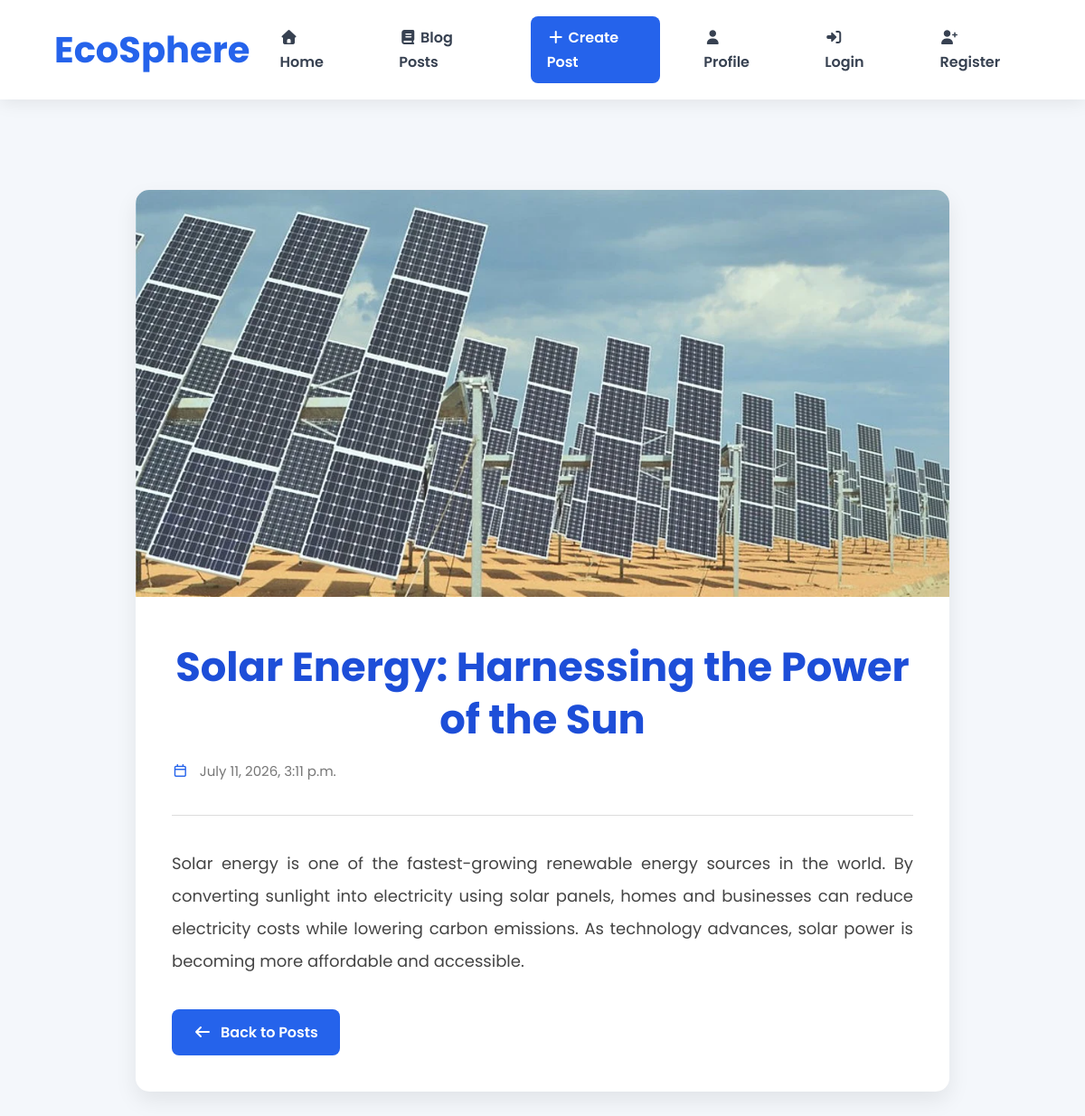
/posts/1, run on the app's committed database.
### post/models.py (models this page shows, shortened)
class Post(models.Model):
    title = models.CharField(max_length=50)
    content = models.TextField(max_length=2000)
    image = models.ImageField(
        upload_to="posts/",
        null=True,
        blank=True
    )
    created_at = models.DateTimeField(auto_now_add=True)
    updated_at = models.DateTimeField(auto_now=True)

### post/views.py (the view)
# urls.py: path("posts/<int:post_id>", views.single_post, name="single_post"),
def single_post(request, post_id):
    post = Post.objects.get(id=post_id)
    return render(request, 'single_post.html', {'post': post})

### post/templates/single_post.html (shortened to what this page needs)
{% extends "base.html" %}
{% load static %}
{% block content %}
<div class="single-post-container">
    {% if post.image %}
        <img src="{{ post.image.url }}"
             alt="{{ post.title }}"
             class="single-post-image">
    {% endif %}
    <div class="single-post-content">
        <h1 class="single-post-title">
            {{ post.title }}
        </h1>
        <p class="single-post-date">
            <i class="fa-regular fa-calendar"></i>
            {{ post.created_at }}
        </p>
        <hr>
        <div class="single-post-body">
            {{ post.content|linebreaks }}
        </div>
        <a href="{% url 'all_posts' %}" class="back-btn">
            <i class="fa-solid fa-arrow-left"></i>
            Back to Posts
        </a>
    </div>
</div>
{% endblock %}

### post/static/css/main.css (style rules this page uses)
* { margin: 0; padding: 0; box-sizing: border-box; }
body { font-family:"Poppins",sans-serif; background:#f4f7fb; color:#333; margin:0; padding:0; line-height:1.7; }
h1 { text-align: center; color: #2c3e50; margin-bottom: 10px; font-size: 2.8rem; }
hr { border: none; height: 1px; background: #ddd; margin: 35px 0; }
p { margin-bottom: 20px; }
.single-post-container { max-width:900px; margin:50px auto; background:#fff; border-radius:15px; overflow:hidden; box-shadow:0 10px 25px rgba(0,0,0,.08); }
.single-post-image { width:100%; height:450px; object-fit:cover; }
.single-post-content { padding:40px; }
.single-post-title { color:#1d4ed8; margin-bottom:15px; line-height:1.3; }
.single-post-date { color:#777; font-size:15px; margin-bottom:25px; }
.single-post-date i { margin-right:8px; color:#2563eb; }
.single-post-body { font-size:18px; line-height:2; color:#444; margin:35px 0; text-align:justify; }
.back-btn { display:inline-flex; align-items:center; gap:10px; text-decoration:none; background:#2563eb; color:#fff; padding:12px 24px; border-radius:8px; font-weight:600; transition:.3s; }

### data on the page
Post: image (picture), title "Solar Energy: Harnessing the Power of the Sun", created_at "July 11, 2026, 3:11 p.m.", content "Solar energy is one of the fastest-growing renewable energy sources in the world. By converting sunlight into electricity using solar panels, homes and businesses can reduce electricity costs while lowering carbon emissions. As technology advances, solar power is becoming more affordable and accessible."
